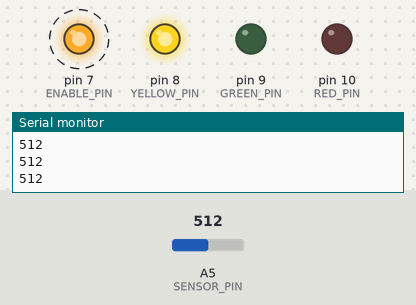
Bench run of a sketch on a simulated Arduino Uno, built with avr-gcc and run on an emulated ATmega328P. Shown: output pins drawn as LEDs (lit = HIGH), the last lines printed to the serial monitor. Dashed ring = blinking. Inputs (shaded band) come from the test bench; at power-on: A5 (SENSOR_PIN) = 512.

Above: at 1.25 s.
1.3 s: A5 (SENSOR_PIN) set to 361
4.3 s: A5 (SENSOR_PIN) set to 335
At 4.45 s:
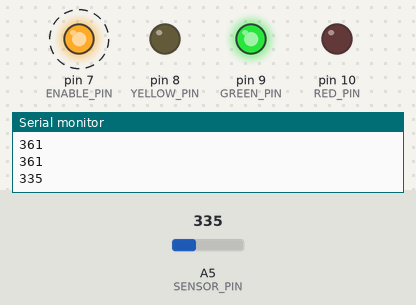
7.3 s: A5 (SENSOR_PIN) set to 316
10.3 s: A5 (SENSOR_PIN) set to 287
At 10.46 s:
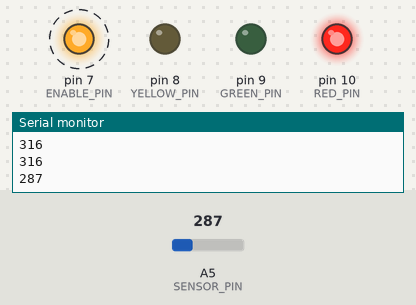
13.3 s: A5 (SENSOR_PIN) set to 306
At 13.47 s:
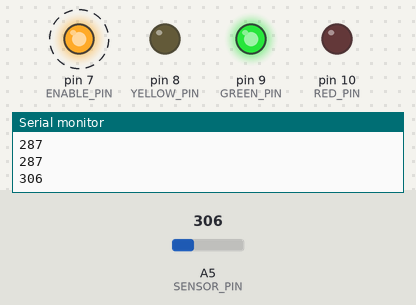
16.3 s: A5 (SENSOR_PIN) set to 290
At 16.47 s:
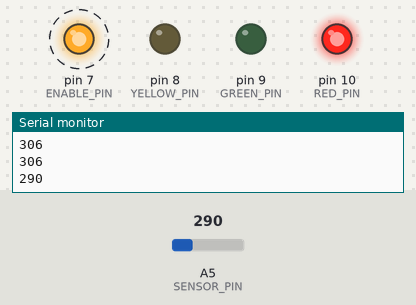
Timing chart, 0 to 20.3 s (numbered marks = the images above; inputs shaded):
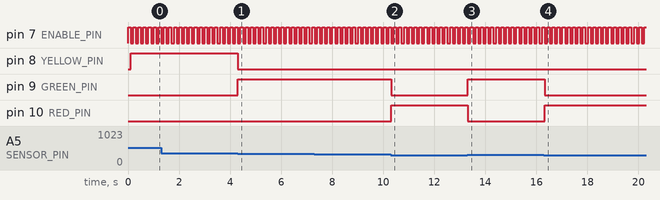

The sketch:

water_level.ino
```cpp
#define SENSOR_PIN A5
#define RED_PIN 10
#define GREEN_PIN 9
#define YELLOW_PIN 8
#define ENABLE_PIN 7

void setup() {
  pinMode(RED_PIN, OUTPUT);
  pinMode(GREEN_PIN, OUTPUT);
  pinMode(YELLOW_PIN, OUTPUT);
  pinMode(ENABLE_PIN, OUTPUT);
  digitalWrite(ENABLE_PIN, LOW);
  Serial.begin(9600);
}

void loop() {
int level = readWaterLevel();

Serial.println(level); // invia il livello al browser

if (level < 300) {
  digitalWrite(RED_PIN, HIGH);
  digitalWrite(GREEN_PIN, LOW);
  digitalWrite(YELLOW_PIN, LOW);
  }
else if (level < 350) {
  digitalWrite(RED_PIN, LOW);
  digitalWrite(GREEN_PIN, HIGH);
  digitalWrite(YELLOW_PIN, LOW);
  }
else {
  digitalWrite(RED_PIN, LOW);
  digitalWrite(GREEN_PIN, LOW);
  digitalWrite(YELLOW_PIN, HIGH);
  }

delay(100);
}


int readWaterLevel() {
  digitalWrite(ENABLE_PIN, HIGH);
  delay(100);
  int level = analogRead(SENSOR_PIN);
  digitalWrite(ENABLE_PIN, LOW);
  return level;
}
```

Measured:
- the behaviour switches between 350 and 349 on A5 (SENSOR_PIN) (found by bisection; images 0 and 1)
- the behaviour switches between 300 and 299 on A5 (SENSOR_PIN) (found by bisection; images 1 and 2)
- after the input at 4.3 s, pin 8 (YELLOW_PIN): HIGH → LOW at once; pin 9 (GREEN_PIN): LOW → HIGH at once
- after the input at 10.3 s, pin 9 (GREEN_PIN): HIGH → LOW at once; pin 10 (RED_PIN): LOW → HIGH at once
- after the input at 13.3 s, pin 9 (GREEN_PIN): LOW → HIGH at once; pin 10 (RED_PIN): HIGH → LOW at once
- after the input at 16.3 s, pin 9 (GREEN_PIN): HIGH → LOW at once; pin 10 (RED_PIN): LOW → HIGH at once
- by itself, pin 7 (ENABLE_PIN): alternates HIGH for 0.10 s and LOW for 0.10 s
